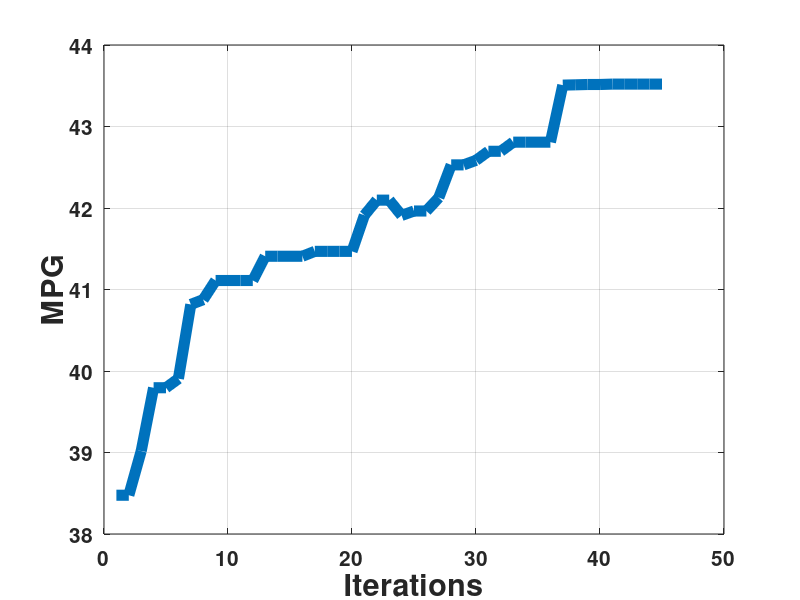
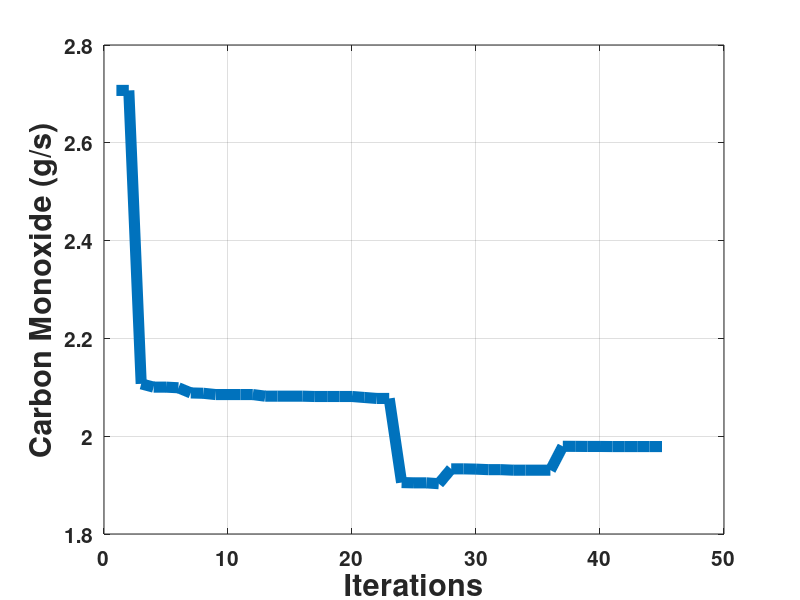
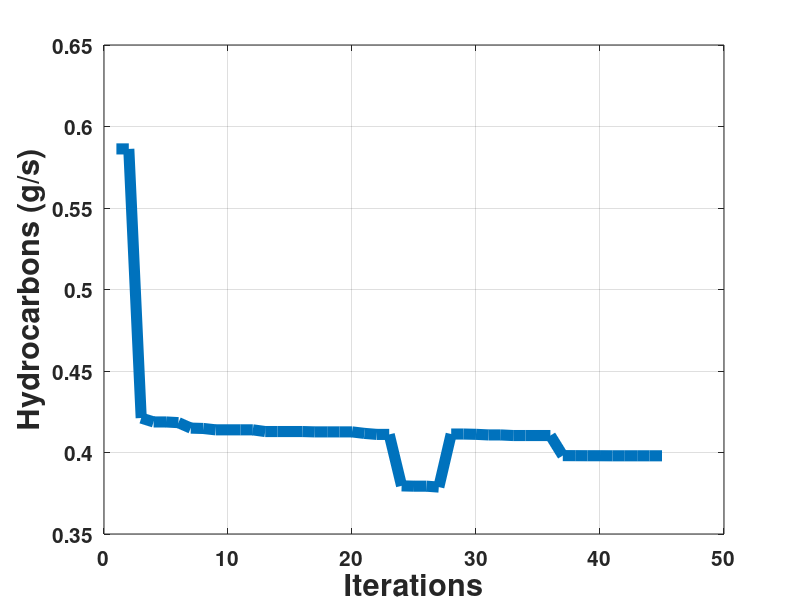
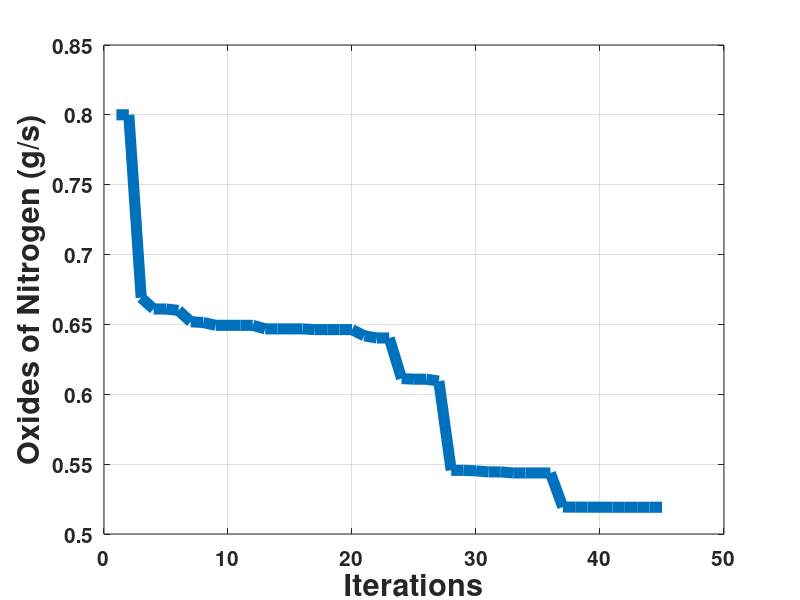

These charts were generated, in order, by the following MATLAB code:
clc
clear
format short
load small_series_HWFET_results

figure(1);
mpg = small_series_hwfet_optimization.GLOBAL.f_min_hist.c(:,3);
iter = small_series_hwfet_optimization.GLOBAL.f_min_hist.iter;
plot(iter,mpg,'linewidth',8)
xlabel('Iterations')
ylabel('MPG'),grid
%title('Small series HWFET')
set(gca,'FontSize',15,'fontWeight','bold')
set(findall(gcf,'type','text'),'FontSize',22,'fontWeight','bold')

figure(2);
CO = small_series_hwfet_optimization.GLOBAL.f_min_hist.c(:,4);
iter = small_series_hwfet_optimization.GLOBAL.f_min_hist.iter;
plot(iter,CO,'linewidth',8)
xlabel('Iterations')
ylabel('Carbon Monoxide (g/s)'),grid
%title('Small series HWFET')
set(gca,'FontSize',15,'fontWeight','bold')
set(findall(gcf,'type','text'),'FontSize',22,'fontWeight','bold')

figure(3);
HC = small_series_hwfet_optimization.GLOBAL.f_min_hist.c(:,5);
iter = small_series_hwfet_optimization.GLOBAL.f_min_hist.iter;
plot(iter,HC,'linewidth',8)
xlabel('Iterations')
ylabel('Hydrocarbons (g/s)'),grid
%title('Small series HWFET')
set(gca,'FontSize',15,'fontWeight','bold')
set(findall(gcf,'type','text'),'FontSize',22,'fontWeight','bold')

figure(4);
NOx = small_series_hwfet_optimization.GLOBAL.f_min_hist.c(:,6);
iter = small_series_hwfet_optimization.GLOBAL.f_min_hist.iter;
plot(iter,NOx,'linewidth',8)
xlabel('Iterations')
ylabel('Oxides of Nitrogen (g/s)'),grid
%title('Small series HWFET')
set(gca,'FontSize',15,'fontWeight','bold')
set(findall(gcf,'type','text'),'FontSize',22,'fontWeight','bold')

% cALCULATE THE Improvement
fprintf('\nMPG\n')
First = mpg(1)
Final = mpg(length(mpg))
Percent_improvement = (mpg(length(mpg))-mpg(1))/mpg(length(mpg))*100

fprintf('\nCO\n')
First = CO(1)
Final = CO(length(CO))
Percent_improvement = (CO(length(CO))-CO(1))/CO(length(CO))*100

fprintf('\nHC\n')
First = HC(1)
Final = HC(length(HC))
Percent_improvement = (HC(length(HC))-HC(1))/HC(length(HC))*100


fprintf('\nNOx\n')
First = NOx(1)
Final = NOx(length(NOx))
Percent_improvement = (NOx(length(NOx))-NOx(1))/NOx(length(NOx))*100

% Calcualte the Size of the Prime Movers
fprintf('\nPrime MOver Sizes\n')

fprintf('\nICE')
trq = small_series_hwfet_optimization.GLOBAL.f_min_hist.x(:,1);
spd = small_series_hwfet_optimization.GLOBAL.f_min_hist.x(:,2);
First = 41*trq(1)*spd(1)
Last = 41*trq(length(trq))*spd(length(spd))
Increase = (Last-First)/Last*100

fprintf('\nMotor')
trq_m = small_series_hwfet_optimization.GLOBAL.f_min_hist.x(:,3);
First = 58*trq_m(1)
Last = 58*trq_m(length(trq_m))
Increase = (Last-First)/Last*100

fprintf('\nGenerator')
trq_g = small_series_hwfet_optimization.GLOBAL.f_min_hist.x(:,5);
First = 32*trq_g(1)
Last = 32*trq_g(length(trq_g))
Increase = (Last-First)/Last*100

fprintf('\nBattery Module')
batt = small_series_hwfet_optimization.GLOBAL.f_min_hist.x(:,4);
First = batt(1)
Last = batt(length(batt))
Increase = (Last-First)/Last*100

% Other Component parameters
fd = small_series_hwfet_optimization.GLOBAL.f_min_hist.x(:,6);
cap_scale = small_series_hwfet_optimization.GLOBAL.f_min_hist.x(:,7);

% Initial Component Parameters
fc_trq_scale = trq(1);
fc_spd_scale = spd(1);
mc_trq_scale = trq_m(1);
ess_module_num = batt(1);
gc_trq_scale = trq_g(1);
fd_ratio = fd(1);
cap_scale = cap_scale(1);
% Control Parameters
hi_soc = small_series_hwfet_optimization.GLOBAL.f_min_hist.x(:,8);
lo_soc = small_series_hwfet_optimization.GLOBAL.f_min_hist.x(:,9);
max_pwr = small_series_hwfet_optimization.GLOBAL.f_min_hist.x(:,10);
min_pwr = small_series_hwfet_optimization.GLOBAL.f_min_hist.x(:,11);

% Inital Control parameters
cs_hi_soc = hi_soc(1);
cs_lo_soc = lo_soc(1);
cs_max_pwr = max_pwr(1);
cs_min_pwr = min_pwr(1);

% Identify the Design Variables and their ranges 
fprintf('\n\n Control and Component Parameter Ranges\n')
dv_names={'fc_trq_scale',     'fc_spd_scale',    'mc_trq_scale',    'ess_module_num',      'gc_trq_scale',     'fd_ratio',  'ess_cap_scale',    'cs_hi_soc',  'cs_lo_soc',      'cs_max_pwr',   'cs_min_pwr'};
x_L=[    0.5*fc_trq_scale,  0.5*fc_spd_scale,  0.5*mc_trq_scale,  0.5*ess_module_num,   0.5*gc_trq_scale,   0.5*fd_ratio,       0.5,               0.6,         0.2,        0.5*cs_max_pwr,   0.5*cs_min_pwr]'
x_U=[    1.5*fc_trq_scale,  1.5*fc_spd_scale,  1.5*mc_trq_scale,  1.5*ess_module_num,   1.5*gc_trq_scale,   1.5*fd_ratio,       1.5,                1,          0.6,        1.5*cs_max_pwr,   1.5*cs_min_pwr]'

% Output the Final Component Parameters
fprintf('\n\n FINAL Component parameters\n')
fc_trq_scale_final = trq(length(trq));
fc_spd_scale_final = spd(length(spd));
mc_trq_scale_final = trq_m(length(trq_m));
ess_module_num_final = batt(length(batt));
gc_trq_scale_final = trq_g(length(trq_g));
fd_ratio_final = fd(length(fd));
ess_cap_scale_final = cap_scale(length(cap_scale));

x_F_COMP =[    fc_trq_scale_final,  fc_spd_scale_final,  mc_trq_scale_final,  ess_module_num_final,   gc_trq_scale_final,   fd_ratio_final,       ess_cap_scale_final]'

% Output the Final Control Parameters
fprintf('\n Final control parameters\n')
cs_hi_soc_final = hi_soc(length(hi_soc));
cs_lo_soc_final = lo_soc(length(lo_soc));
cs_max_pwr_final = max_pwr(length(max_pwr));
cs_min_pwr_final = min_pwr(length(min_pwr));

x_F_CONT = [cs_hi_soc_final,  cs_lo_soc_final,   cs_max_pwr_final,   cs_min_pwr_final]'

